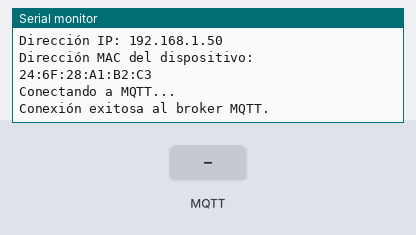
The program below on a simulated ESP32. Parts: the last lines printed to the serial monitor. The inputs (shaded band) are chosen by the test bench. WiFi joins after 1.5 s; servers stay silent unless stated; no MQTT or app messages arrive unless stated.

Above: at 3.2 s.
3.3 s: MQTT message "undefined" arrives on the first subscribed topic
At 4.1 s:
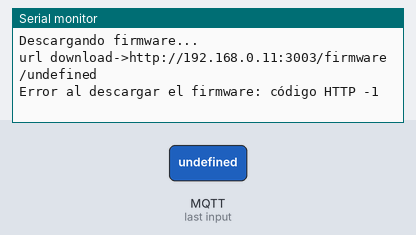
4.8 s: MQTT message "1" arrives on the first subscribed topic
At 4.96 s:
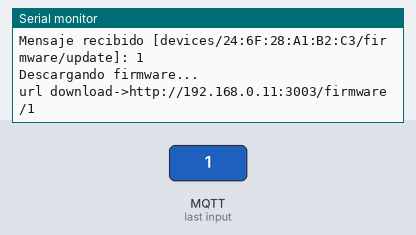
6.3 s: MQTT message "on" arrives on the first subscribed topic
At 6.46 s:
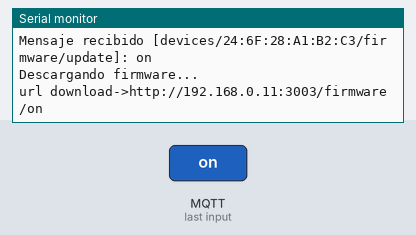
7.8 s: MQTT message "off" arrives on the first subscribed topic
At 7.96 s:
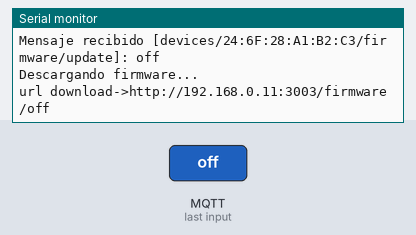
9.3 s: MQTT message "undefined" arrives on the second subscribed topic
At 10.5 s:
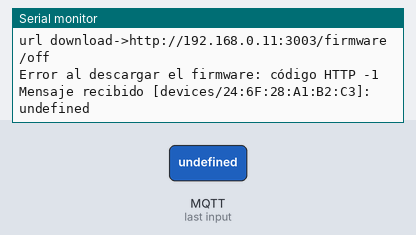
10.8 s: MQTT message "1" arrives on the second subscribed topic
At 11.8 s:
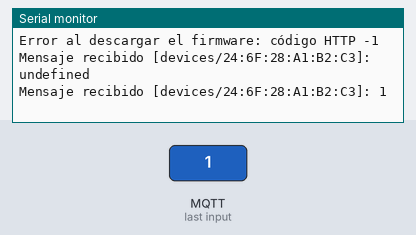

The program:

main.cpp
```cpp
#include <WiFi.h>
#include <HTTPClient.h>
#include <Update.h>
#include <Arduino_JSON.h>
#include <PubSubClient.h>


// *** CONFIGURACIÓN GENERAL *** //
boolean isDev = true;
String environment = "prod";

// *** CONFIGURACIÓN WIFI *** //
const char* WIFI_SSID = "ssid";
const char* WIFI_PASSWORD = "password";

// *** CONFIGURACIÓN MQTT *** //
const char MQTT_BROKER[] = "192.168.0.11";
int MQTT_PORT = 1883;
String deviceID;

// *** CONFIGURACIÓN MQTT *** //
String API_URL = "http://192.168.0.11:3003";

// Inicialización del cliente WiFi y MQTT
WiFiClient wifiClient;
PubSubClient mqttClient(wifiClient);

// URL del archivo JSON que contiene la versión y la URL del firmware
String version_url = API_URL + "/version.json";
String current_version = "1.0.1";  // Versión actual del firmware

// *** FUNCIÓN: Actualización de firmware *** //
void updateFirmware(const char* firmware_version) {
  Serial.println("Descargando firmware...");

  String url_download_firmware = API_URL +"/firmware/"+ firmware_version;
  Serial.print("url download->");
  Serial.println(url_download_firmware);
  HTTPClient http;
  http.begin(url_download_firmware);
  int httpCode = http.GET();

  if (httpCode == HTTP_CODE_OK) {
    int contentLength = http.getSize();
    bool canBegin = Update.begin(contentLength);

    if (canBegin) {
      Serial.println("Comenzando la actualización...");

      WiFiClient* client = http.getStreamPtr();
      size_t written = Update.writeStream(*client);

      if (written == contentLength) {
        Serial.println("Firmware escrito correctamente.");
      } else {
        Serial.printf("Error al escribir el firmware: escrito solo %d/%d bytes\n", written, contentLength);
      }

      if (Update.end()) {
        if (Update.isFinished()) {
          Serial.println("Actualización completada.");
          ESP.restart();
        } else {
          Serial.println("Error: la actualización no finalizó correctamente.");
        }
      } else {
        Serial.printf("Error al finalizar la actualización: %s\n", Update.errorString());
      }
    } else {
      Serial.println("Error: el tamaño del firmware es demasiado grande o el espacio flash no es suficiente.");
    }
  } else {
    Serial.printf("Error al descargar el firmware: código HTTP %d\n", httpCode);
  }

  http.end();
}

// *** FUNCIÓN: Verificar actualizaciones de firmware *** //
void checkForUpdate() {
  Serial.println("Verificando actualizaciones...");

  HTTPClient http;
  http.begin(version_url);
  int httpCode = http.GET();

  if (httpCode == HTTP_CODE_OK) {
    String payload = http.getString();
    JSONVar json = JSON.parse(payload);

    if (JSON.typeof(json) == "undefined") {
      Serial.println("Error al parsear JSON");
      return;
    }

    const char* latest_version = json["version"];
    const char* firmware_url = json["url"];

    // Comparar versiones y actualizar si es necesario
    if (strcmp(latest_version, current_version.c_str()) > 0) {
      Serial.printf("Nueva versión encontrada: %s. Actualizando...\n", latest_version);
      updateFirmware(firmware_url);
    } else {
      Serial.println("El firmware está actualizado.");
    }
  } else {
    Serial.printf("Error al obtener el archivo de versión: código HTTP %d\n", httpCode);
  }

  http.end();
}

// *** CALLBACK: Función cuando llega un mensaje MQTT *** //
void callback(char* topic, byte* payload, unsigned int length) {
  String message;
  for (int i = 0; i < length; i++) {
    message += (char)payload[i];
  }
  Serial.printf("Mensaje recibido [%s]: %s\n", topic, message.c_str());

  // Manejar la actualización de firmware cuando llegue el mensaje de actualización
  String expectedTopic = "devices/" + deviceID + "/firmware/update";
  if (String(topic) == expectedTopic) {
    // Se espera que el payload sea la URL del nuevo firmware
    updateFirmware(message.c_str());
  }

}

void mqttConnect() {
  while (!mqttClient.connected()) {
    String clientId = "ESP32Client-" + deviceID;
    Serial.println("Conectando a MQTT...");
    String willTopic = "devices/" + deviceID + "/status";
    const char* willMessage = "offline";
    bool willRetain = true;

    if (mqttClient.connect(clientId.c_str(), willTopic.c_str(), 0, willRetain, willMessage)) {
      Serial.println("Conexión exitosa al broker MQTT.");
      mqttClient.publish(willTopic.c_str(), "online", willRetain);  // Publicar estado online

      // Publicar la versión del firmware
      String versionTopic = "devices/" + deviceID + "/version";
      mqttClient.publish(versionTopic.c_str(), current_version.c_str(), true);  // Retain para que esté siempre disponible

      // Publicar el entorno
      String environmentTopic = "devices/" + deviceID + "/environment";
      mqttClient.publish(environmentTopic.c_str(), environment.c_str(), true);  // Retain para que esté siempre disponible

      // Suscribirse a actualizaciones de firmware
      String updateTopic = "devices/" + deviceID + "/firmware/update";
      mqttClient.subscribe(updateTopic.c_str());  // Suscribirse a tópico de actualización de firmware

      String topic = "devices/" + deviceID;
      mqttClient.subscribe(topic.c_str());  // Suscribirse a tópico del dispositivo
    } else {
      Serial.printf("Falló la conexión, rc=%d. Reintentando...\n", mqttClient.state());
      delay(5000);
    }
  }
}

void setupWiFi() {
  Serial.println("Conectando a WiFi...");
  WiFi.begin(WIFI_SSID, WIFI_PASSWORD);

  // Esperar hasta conectarse a WiFi
  while (WiFi.status() != WL_CONNECTED) {
    delay(1000);
    Serial.print(".");
  }

  Serial.println("\nConexión WiFi exitosa.");
  Serial.printf("Dirección IP: %s\n", WiFi.localIP().toString().c_str());
}

void setup() {
  Serial.begin(115200);

  // Configurar WiFi y obtener dirección MAC como ID de dispositivo
  setupWiFi();
  deviceID = WiFi.macAddress();
  Serial.printf("Dirección MAC del dispositivo: %s\n", deviceID.c_str());

  // Configurar MQTT y conectarse al broker
  mqttClient.setServer(MQTT_BROKER, MQTT_PORT);
  mqttClient.setCallback(callback);
  mqttConnect();

  // Verificar actualizaciones de firmware si no estamos en modo de desarrollo
  if (!isDev) {
    checkForUpdate();
  }
}

void loop() {
  if (!mqttClient.connected()) {
    mqttConnect();
  }
  mqttClient.loop();
}
```

Measured:
- after the input at 3.3 s, the serial monitor: prints a new line at once (image 1)
- after the input at 4.8 s, the serial monitor: prints a new line at once (image 2)
- after the input at 6.3 s, the serial monitor: prints a new line at once (image 3)
- after the input at 7.8 s, the serial monitor: prints a new line at once (image 4)
- after the input at 9.3 s, the serial monitor: prints a new line at once (image 5)
- after the input at 10.8 s, the serial monitor: prints a new line at once (image 6)
